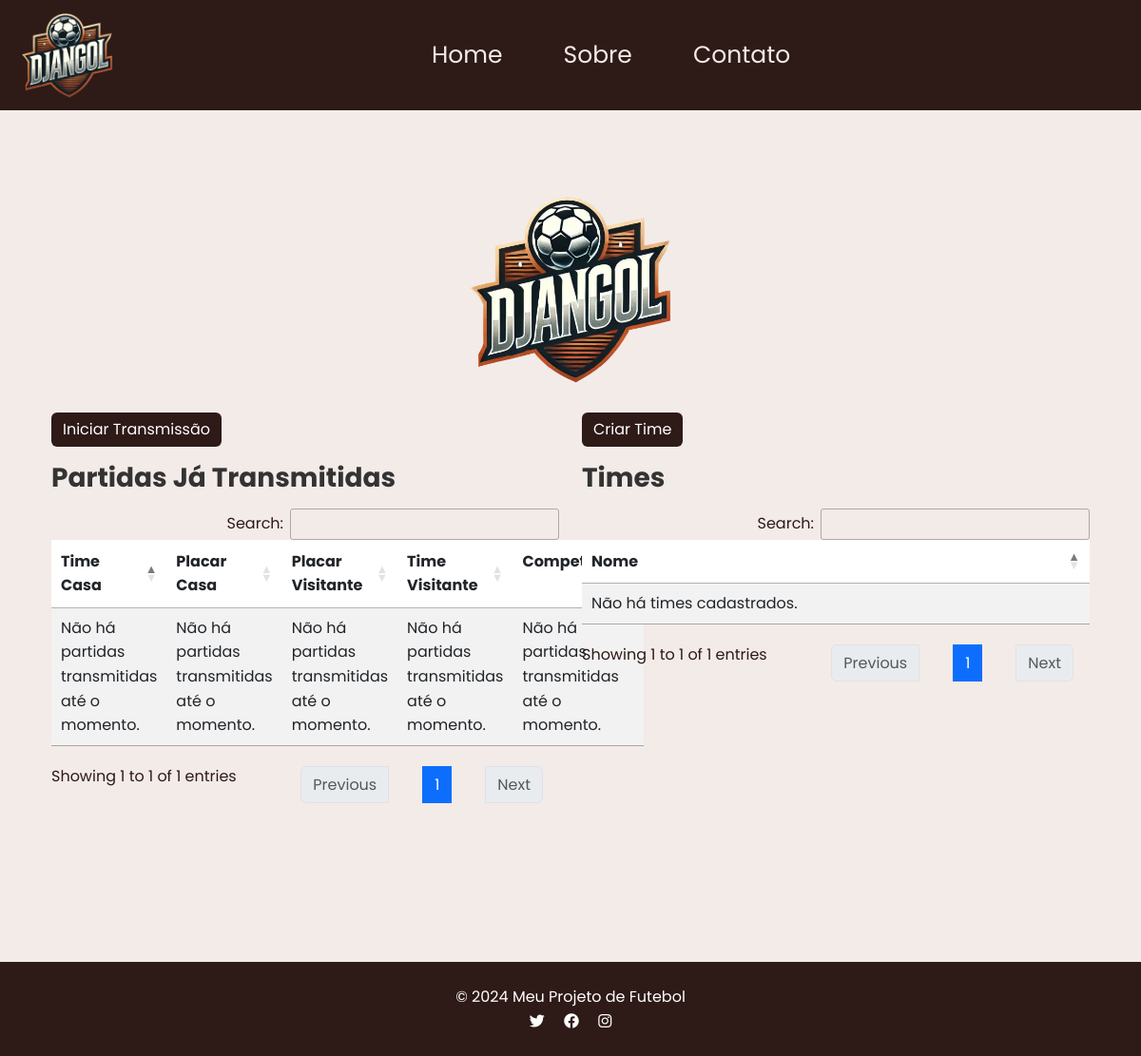
The app's page /, older data.
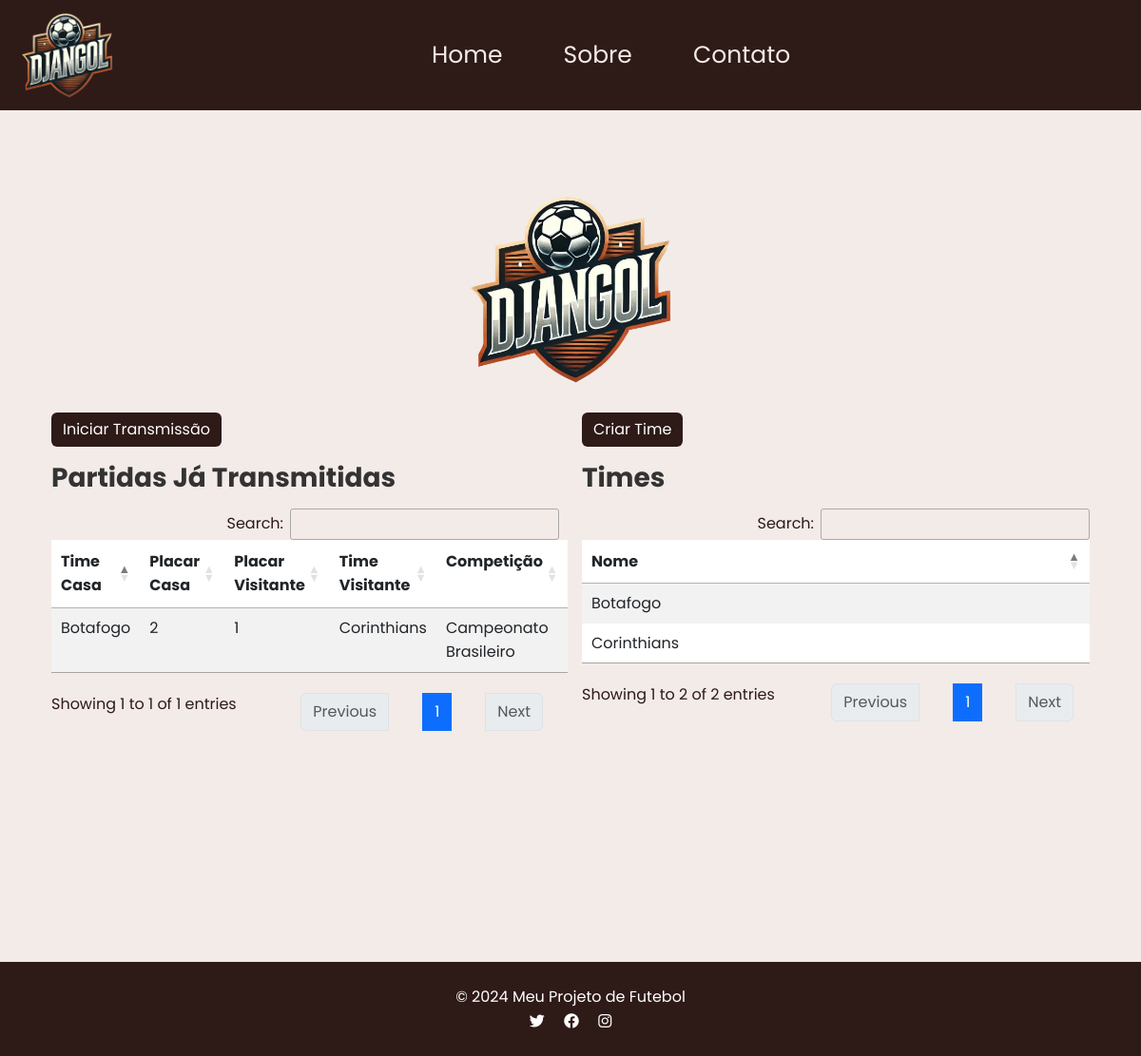
The same page, newer data.
### app1/models.py (models this page shows, shortened)
class Partida(models.Model):
    time_casa = models.ForeignKey(Time, related_name='time_casa', on_delete=models.CASCADE)
    time_visitante = models.ForeignKey(Time, related_name='time_visitante', on_delete=models.CASCADE)
    placar_casa = models.IntegerField(default=0)
    placar_visitante = models.IntegerField(default=0)
    competicao = models.ForeignKey(Competicao, on_delete=models.CASCADE, related_name='partidas')
    tempo_primeiro_tempo = models.DurationField(default=timedelta(minutes=45))
    acrescimo_primeiro_tempo = models.DurationField(default=timedelta(minutes=0))
    tempo_segundo_tempo = models.DurationField(default=timedelta(minutes=45))
    acrescimo_segundo_tempo = models.DurationField(default=timedelta(minutes=0))
    tempo_jogo_total = models.DurationField(default=timedelta(minutes=0))
    tempo_paralisado = models.BooleanField(default=False)
    STATUS_PARTIDA = [
        ('EM_ANDAMENTO', 'Em Andamento'),
        ('PARALISADA', 'Paralisada'),
        ('INTERVALO', 'Intervalo'),
        ('FINALIZADA', 'Finalizada'),
    ]
    status = models.CharField(max_length=15, choices=STATUS_PARTIDA, default='EM_ANDAMENTO')

class Time(models.Model):
    nome = models.CharField(max_length=100)
    jogadores_titulares = models.ManyToManyField('Jogador', related_name='titulares')
    jogadores_banco = models.ManyToManyField('Jogador', related_name='banco', null=True,blank=True)

class Competicao(models.Model):
    nome = models.CharField(max_length=100)

### app1/views.py (the view)
# urls.py: path('', views.home, name='home'),
def home(request):
    times = Time.objects.all()
    partidas = Partida.objects.filter(status='FINALIZADA')
    return render(request, 'home.html', {'times': times, 'partidas': partidas})

### templates/home.html (shortened to what this page needs)
{% extends 'base.html' %}
{% load static %}
{% block content %}
    <div class="container">
        <div class="logo-container">
            <img src="{% static 'imgs/djangol3.png' %}" alt="Logo" class="logo">
        </div>
        <div class="row">
            <div class="col-md-6 ">
                <button type="button" class="btn btn-primary mb-3" onclick="location.href='{% url 'iniciar_transmissao' %}'">Iniciar Transmissão</button>
                <h2 class="table-title">Partidas Já Transmitidas</h2>
                <table id="partidasTable" class="table table-striped">
                    <thead>
                        <tr>
                            <th>Time Casa</th>
                            <th>Placar Casa</th>
                            <th>Placar Visitante</th>
                            <th>Time Visitante</th>
                            <th>Competição</th>
                        </tr>
                    </thead>
                    <tbody>
                        {% for partida in partidas %}
                            <tr>
                                <td>{{ partida.time_casa.nome }}</td>
                                <td>{{ partida.placar_casa }}</td>
                                <td>{{ partida.placar_visitante }}</td>
                                <td>{{ partida.time_visitante.nome }}</td>
                                <td>{{ partida.competicao.nome }}</td>
                            </tr>
                        {% empty %}
                            <tr>
                                <td>Não há partidas transmitidas até o momento.</td>
                                <td>Não há partidas transmitidas até o momento.</td>
                                <td>Não há partidas transmitidas até o momento.</td>
                                <td>Não há partidas transmitidas até o momento.</td>
                                <td>Não há partidas transmitidas até o momento.</td>
                            </tr>
                        {% endfor %}
                    </tbody>
                </table>
            </div>
            <div class="col-md-6">
                <button type="button" class="btn btn-primary mb-3" onclick="location.href=''">Criar Time</button>
                <h2 class="table-title">Times</h2>
                <table id="timesTable" class="table table-striped">
                    <thead>
                        <tr>
                            <th>Nome</th>
                        </tr>
                    </thead>
                    <tbody>
                        {% for time in times %}
                            <tr>
                                <td>{{ time.nome }}</td>
                            </tr>
                        {% empty %}
                            <tr>
                                <td>Não há times cadastrados.</td>
                            </tr>
                        {% endfor %}
                    </tbody>
                </table>
            </div>
        </div>
    </div>
{% endblock %}

### templates/base.html (shortened to what this page needs)
<!DOCTYPE html>
{% load static %}
<html lang="en">
<head>
    <link href="https://cdn.jsdelivr.net/npm/tailwindcss@2.2.19/dist/tailwind.min.css" rel="stylesheet">
    <link href="https://cdn.jsdelivr.net/npm/bootstrap@5.3.0-alpha1/dist/css/bootstrap.min.css" rel="stylesheet">
    <link href="https://cdnjs.cloudflare.com/ajax/libs/font-awesome/6.0.0/css/all.min.css" rel="stylesheet">
    <link href="https://cdn.datatables.net/1.13.6/css/jquery.dataTables.min.css" rel="stylesheet">
    <link href="https://cdn.datatables.net/1.13.6/css/dataTables.bootstrap5.min.css" rel="stylesheet">
    <link href="https://cdn.datatables.net/buttons/1.7.1/css/buttons.bootstrap5.min.css" rel="stylesheet">
    <link rel="stylesheet" href="{% static 'css/reset.css' %}">
    <link rel="stylesheet" href="{% static 'css/app.css' %}">
</head>
<body>
<nav class="navbar navbar-expand-lg navbar-light w-100">
    <div class="container-fluid d-flex justify-content-center">
        <a class="navbar-brand" href="/">
            <img src="{% static 'imgs/djangol3.png' %}" alt="Logo" style="height: 90px;">
        </a>
        <div class="collapse navbar-collapse justify-content-center" id="navbarNav">
            <ul class="navbar-nav">
                <li class="nav-item">
                    <a class="nav-link active me-5" aria-current="page" href="/">Home</a>
                </li>
                <li class="nav-item">
                    <a class="nav-link me-5" href="#">Sobre</a>
                </li>
                <li class="nav-item">
                    <a class="nav-link me-5" href="#">Contato</a>
                </li>
            </ul>
        </div>
    </div>
</nav>
<div class="container my-5 div-content">
    {% block content %}{% endblock %}
</div>
<footer class="footer text-white text-center py-4">
    <p>&copy; 2024 Meu Projeto de Futebol</p>
    <p>
        <a href="https://twitter.com" class="text-white me-3"><i class="fab fa-twitter"></i></a>
        <a href="https://facebook.com" class="text-white me-3"><i class="fab fa-facebook"></i></a>
        <a href="https://instagram.com" class="text-white"><i class="fab fa-instagram"></i></a>
    </p>
</footer>
</body>
</html>

### static/css/app.css (style rules this page uses)
:root { --primary-color: #2e1a17; --secondary-color: #795548; --accent-color: #f3ebe8; }
body { font-family: 'Poppins', sans-serif; background-color: var(--accent-color); color: var(--primary-color); margin: 0; padding: 0; line-height: 1.6; }
.div-content { min-height: 100vh; }
.navbar { background-color: var(--primary-color); }
.footer { background-color: var(--primary-color); }
.nav-link { color: var(--accent-color) !important; font-size: 25px; }

### templates/home.html (style rules this page uses)
.logo-container { margin-bottom: 30px; }
.logo { max-height: 200px; display: block; margin: 0 auto; }
.table-title { font-size: 28px; font-weight: bold; margin-bottom: 15px; color: #333; }
.container { padding-top: 20px; }

Row changes from the older to the newer data that the page shows:
added Partida: time_casa.nome "Botafogo", placar_casa "2", placar_visitante "1", time_visitante.nome "Corinthians", competicao.nome "Campeonato Brasileiro"
added Time: nome "Botafogo"
added Time: nome "Corinthians"
Text that changed along with them:
text written by a page script: "Search: Showing 1 to 1 of 1 entries Previous 1 Next" → "Search: Showing 1 to 2 of 2 entries Previous 1 Next"
text no longer shown: "Não há partidas transmitidas até o momento. Não há partidas transmitidas até o momento. Não há partidas transmitidas até o momento. Não há partidas transmitidas até o momento. Não há partidas transmitidas até o momento. Não há times cadastrados."
